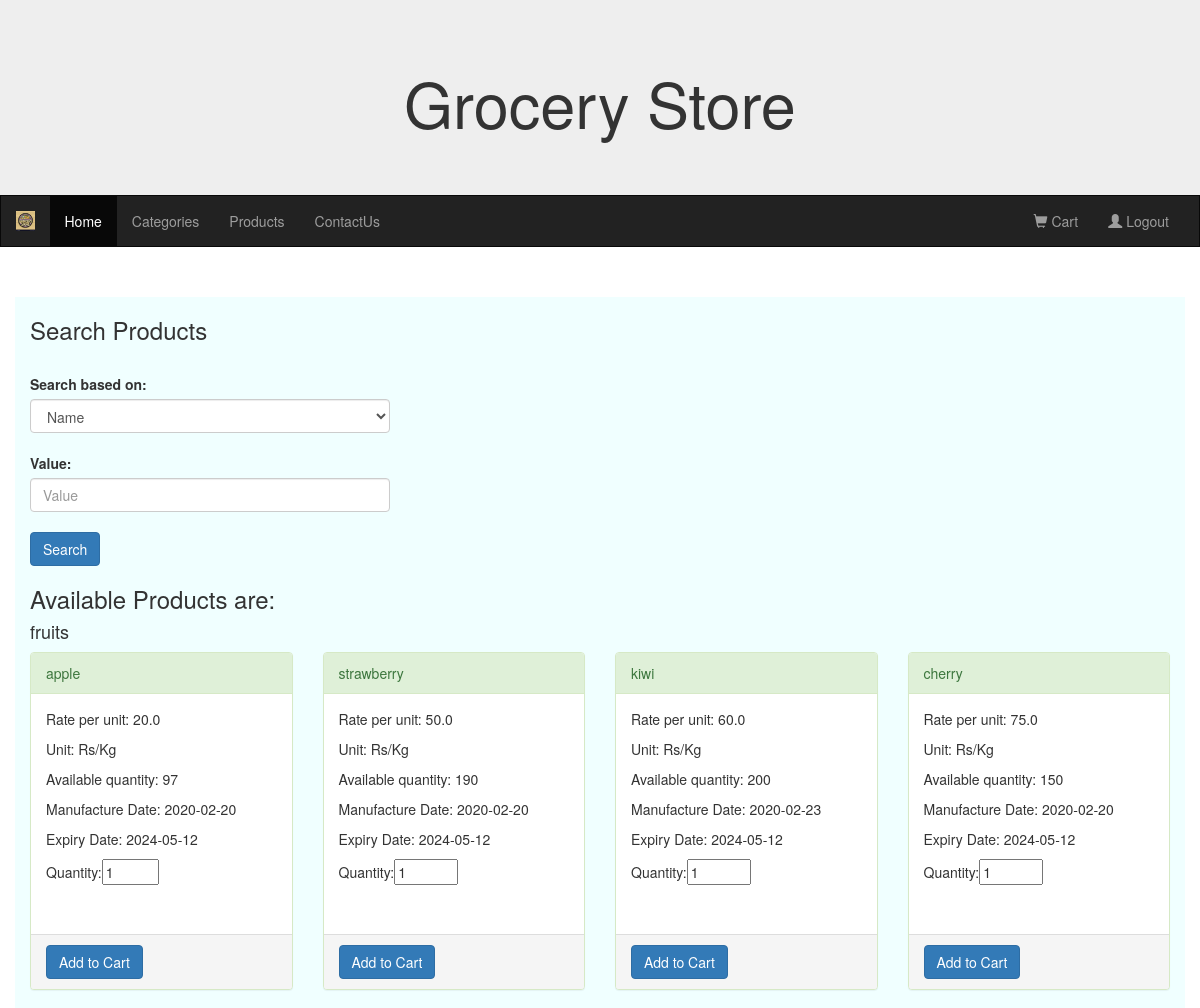
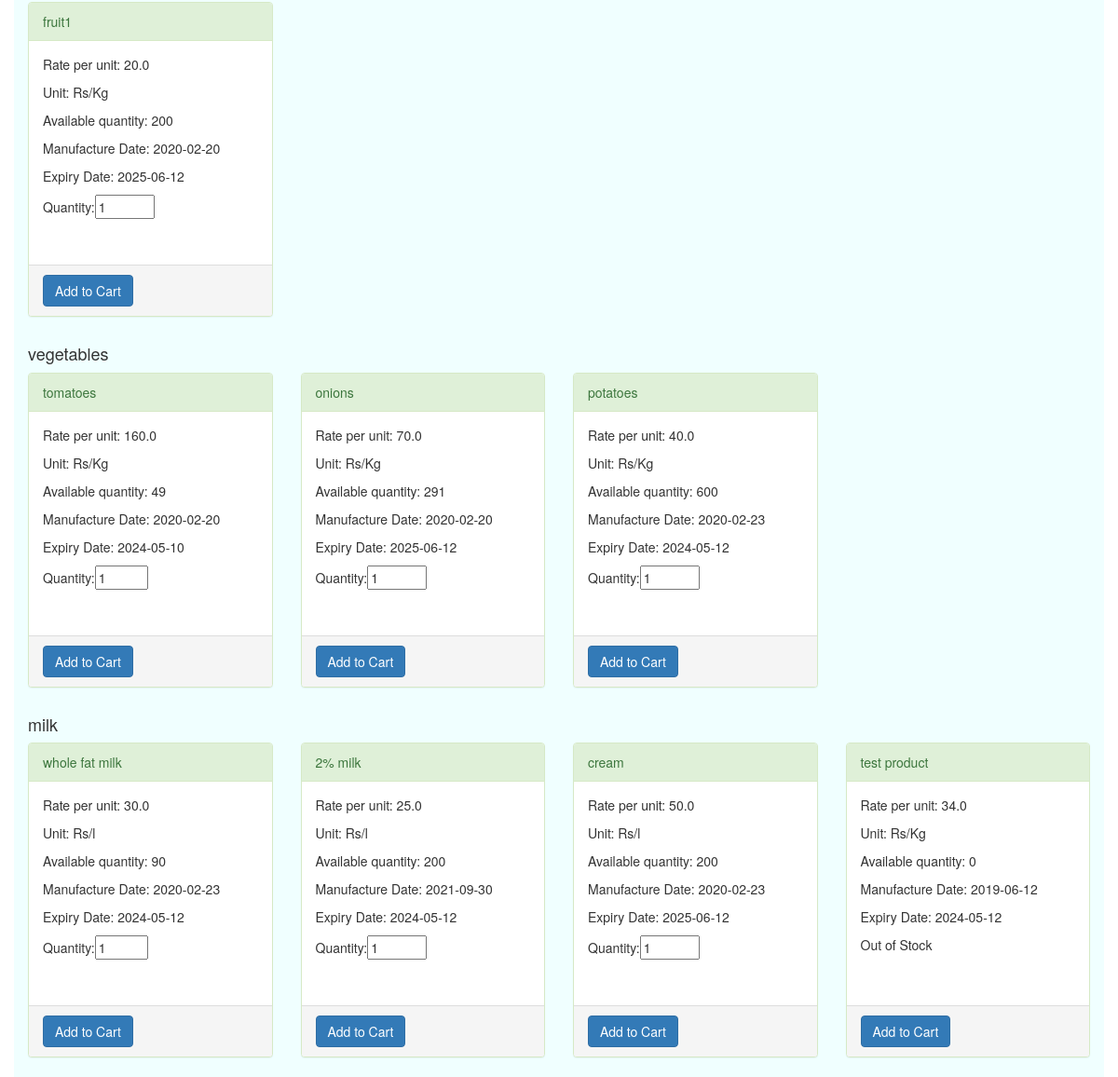
Before: /user_products (signed in, upper part) with the older database file (2 pictures, top to bottom).
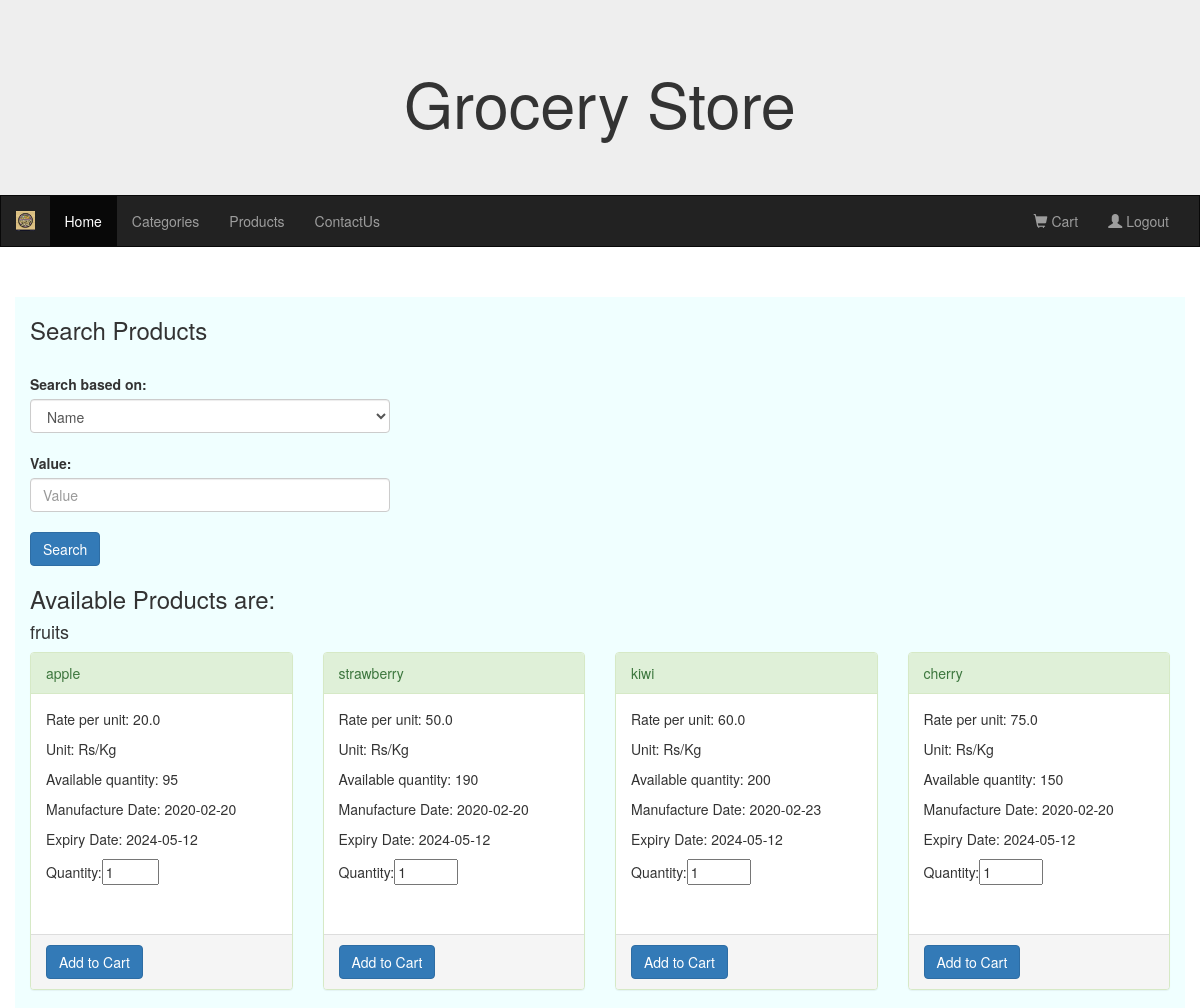
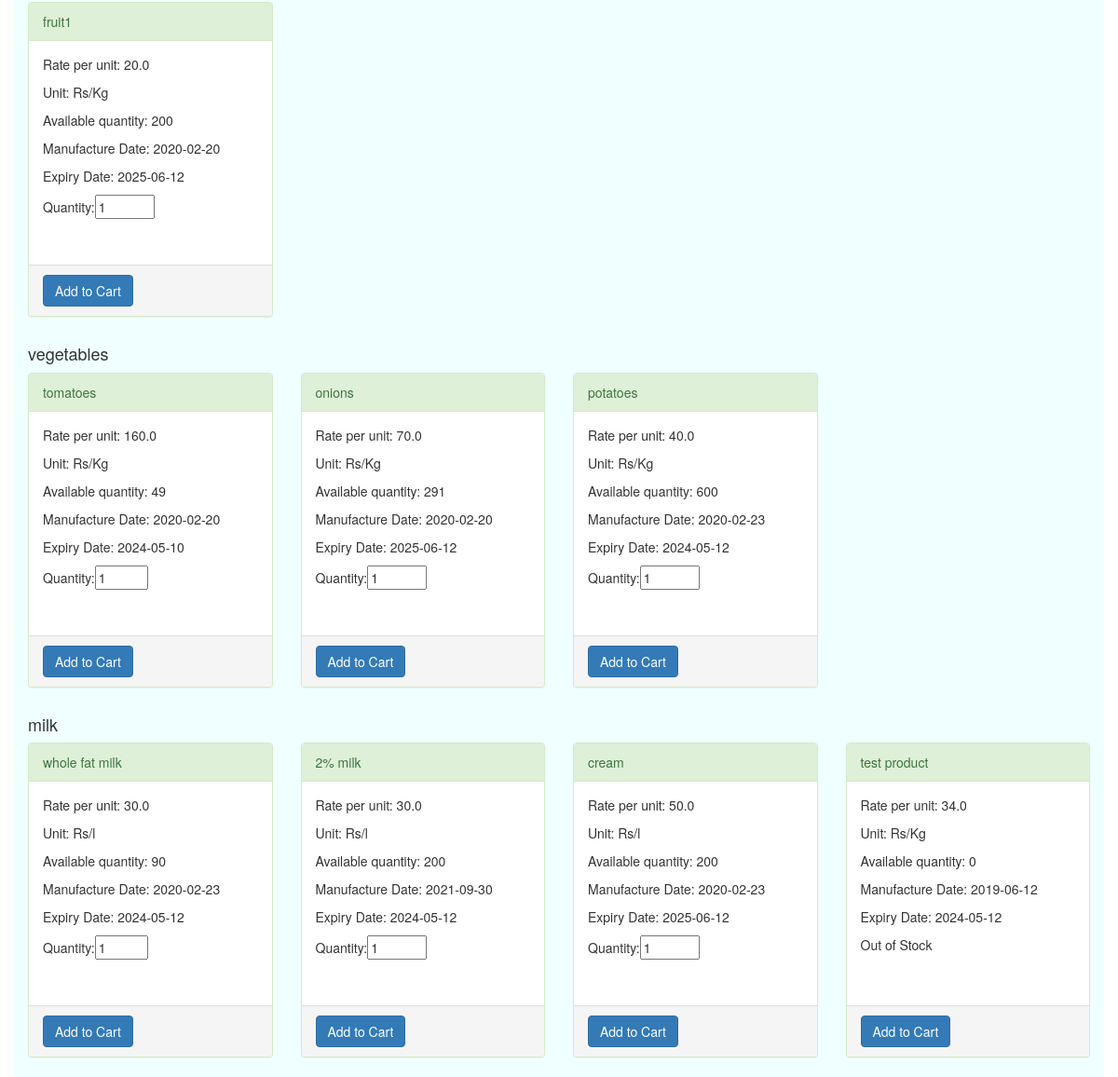
After: the same page with the newer database file (2 pictures, top to bottom).
### models.py (models this page shows)
class Products(db.Model):
    id = db.Column(db.Integer, nullable=False, autoincrement=True, unique=True, primary_key=True)
    name = db.Column(db.String, unique=True, nullable=False)
    manufacture_date = db.Column(db.DateTime, nullable=False)
    expiry_date = db.Column(db.DateTime, nullable=False)
    rate_per_unit=db.Column(db.Float, nullable=False)
    unit=db.Column(db.String, nullable=False, default="Rs/kg")
    available_quantity=db.Column(db.Integer, nullable=False)
    category_id=db.Column(db.Integer, db.ForeignKey("categories.id"), nullable=False)
    categories=db.relationship("Categories", backref='products', primaryjoin='Products.category_id == Categories.id')

class Categories(db.Model):
    id = db.Column(db.Integer, nullable=False, autoincrement=True, unique=True, primary_key=True)
    name = db.Column(db.String, nullable=False, unique=True)
    img_url = db.Column(db.String, nullable=True)

### routes.py (the view, shortened to what this page needs)
@routes.route("/user_products", methods=["GET", "POST"])
@login_required
def user_products():
    category_name = request.args.get('category')
    products = Products.query.options(joinedload(Products.categories)).order_by(Products.category_id).all()
    if not products:
        flash("No Products found.","success")
    products_grouped = {}
    for product in products:
        category_name = product.categories.name
        if category_name not in products_grouped:
            products_grouped[category_name] = []
        products_grouped[category_name].append(product)
    return render_template("user_products.html", products_grouped=products_grouped)

### app.py (called while the page is built)
def create_app():
    app = Flask(__name__)
    app.static_url_path = '/static'
    app.secret_key = "KEY"
    app.config['SQLALCHEMY_DATABASE_URI'] = 'sqlite:///grocery_store.db'
    db.init_app(app)
    migrate.init_app(app, db)
    login_manager.login_view = 'routes.login'  # Set the login view function name
    login_manager.init_app(app)
    @login_manager.user_loader
    def load_user(user_id):
        return Users.query.get(int(user_id))
    app.register_blueprint(routes)
    return app

### templates/user_products.html (shortened to what this page needs)
{% extends "user_base.html" %}
{% block div %}
<div class="row">
    <div class="col-md-4">
    <form action="/user_products" method="post">
    <h3>Search Products</h3>
    <br>
    <label for='field' class="form-label">Search based on:</label><br>
    <select class="form-control" name="field" aria-label="Default select example" required>
        <option selected name="name" value="name">Name</option>
    </select>
    <br>
    <label for='value' class="form-label">Value:</label>
    <input type="text" class="form-control" name="value" id="value" placeholder="Value" required>
    <br>
    <input type="submit" class="btn btn-primary" name="submit" id="submit" value="Search">
    <br>
    </form>
    </div>
</div>
<div class="row">
    <div class="col-md-12">
      <h3>Available Products are:</h3>
      {% for category, products in products_grouped.items() %}
        <h4>{{ category }}</h4>
        <div class="row">
          {% for product in products %}
          <div class="col-md-3">
            <div class="panel panel-success">
                <div class="panel-heading">{{product.name}}</div>
                <form action="/add_to_cart/{{product.id}}" method="post">
                <div class="panel-body" style="height: 240px;">
                    <p>Rate per unit: {{product.rate_per_unit}}</p>
                    <p>Unit: {{product.unit}}</p>
                    <p>Available quantity: {{product.available_quantity}}</p>
                    <p>Manufacture Date: {{product.manufacture_date.strftime('%Y-%m-%d')}}</p>
                    <p>Expiry Date: {{product.expiry_date.strftime('%Y-%m-%d')}}</p>
                    {% if product.available_quantity==0 %} <p> Out of Stock</p>
                    {% else %}<p>Quantity:<input type="number" value="1" min="1" max="{{product.available_quantity}}" name="qty"> </p>
                    {% endif %}
                </div>
                <div class="panel-footer">
                    <input type="submit" class="btn btn-primary" name="add_to_cart" value="Add to Cart">
                </div>
              </form>
            </div>
        </div>
          {% endfor %}
        </div>
      {% endfor %}
    </div>
  </div>
{% endblock %}

Changed rows visible on the page:
changed Products "apple": available_quantity "97" → "95"
changed Products "2% milk": rate_per_unit "25.0" → "30.0"
